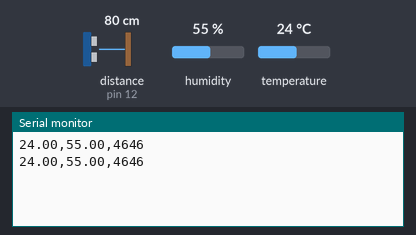
The sketch below on a simulated Arduino Uno, built with avr-gcc and run on an emulated ATmega328P. Parts: the last lines printed to the serial monitor. Wiring (inferred from the names in the program): ultrasonic range finder: trigger pin 11; echo pin 12. The test bench sets the inputs (shaded band); at power-on: distance to the obstacle (sensor on pin 12) 80 cm, humidity 55 %, temperature 24 °C. The echo pulse lasts 58.3 µs per cm.

Above: at 5.8 s.
5.9 s: distance to the obstacle (sensor on pin 12) set to 2 cm
At 11.3 s:
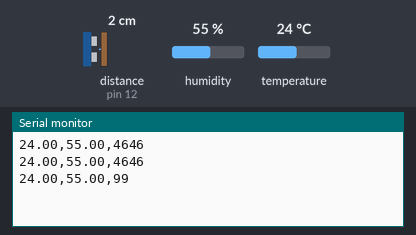
11.9 s: humidity set to 22 %
At 16.7 s:
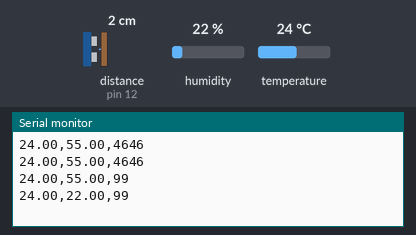
17.9 s: temperature set to 12 °C
At 20.8 s:
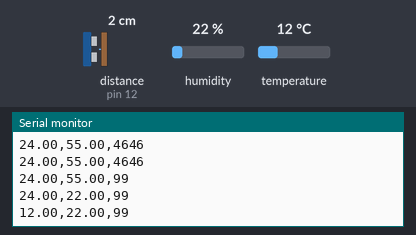
23.9 s: distance to the obstacle (sensor on pin 12) set to 4 cm
At 26.2 s:
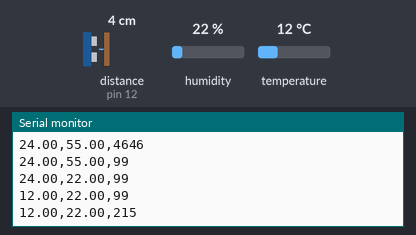
29.9 s: humidity set to 40 %
At 31.6 s:
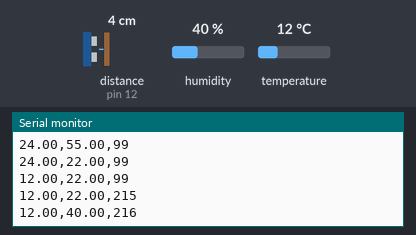
Timing chart, 0 to 33.1 s (numbered marks = the images above; inputs shaded):
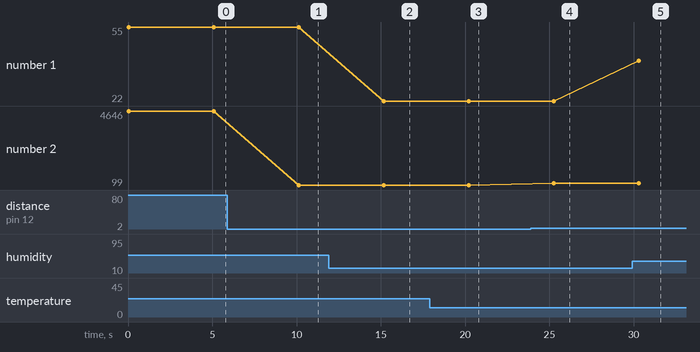

The sketch:

project.ino
```cpp
#include <Wire.h>
#include "Adafruit_HTU21DF.h"
Adafruit_HTU21DF htu = Adafruit_HTU21DF();

int trigPin = 11;    // Trigger
int echoPin = 12;    // Echo

long echoDuration;
float temperature, humidity;

void setup() {
  //Serial Port begin
  Serial.begin (9600);
  //Define inputs and outputs
  pinMode(trigPin, OUTPUT);
  pinMode(echoPin, INPUT);

  if (!htu.begin()) {
    Serial.println("Couldn't find sensor!");
    while (1);
  }
}

void loop() {
  // The sensor is triggered by a HIGH pulse of 10 or more microseconds.
  // Give a short LOW pulse beforehand to ensure a clean HIGH pulse:
  digitalWrite(trigPin, LOW);
  delayMicroseconds(200);
  digitalWrite(trigPin, HIGH);
  delayMicroseconds(10);
  digitalWrite(trigPin, LOW);

  // Read the signal from the sensor: a HIGH pulse whose
  // duration is the time (in microseconds) from the sending
  // of the ping to the reception of its echo off of an object.
  pinMode(echoPin, INPUT);
  echoDuration = pulseIn(echoPin, HIGH);

  //Get temperature and humidity
  temperature = htu.readTemperature();
  humidity = htu.readHumidity();

  Serial.print(temperature);
  Serial.print(",");
  Serial.print(humidity);
  Serial.print(",");
  Serial.print(echoDuration);
  Serial.print("\n");

  delay(5000);
}
```

Measured:
- after the input at 5.9 s, the serial monitor: prints a new line after 4.2 s (image 1)
- after the input at 11.9 s, the serial monitor: prints a new line after 3.3 s (image 2)
- after the input at 17.9 s, the serial monitor: prints a new line after 2.3 s (image 3)
- after the input at 23.9 s, the serial monitor: prints a new line after 1.4 s (image 4)
- after the input at 29.9 s, the serial monitor: prints a new line after 0.40 s (image 5)
- plotted number 1: 55 → 22 after the input at 11.9 s, 22 → 40 after the input at 29.9 s
- plotted number 2: 4646 → 99 after the input at 5.9 s, 99 → 215 after the input at 23.9 s
